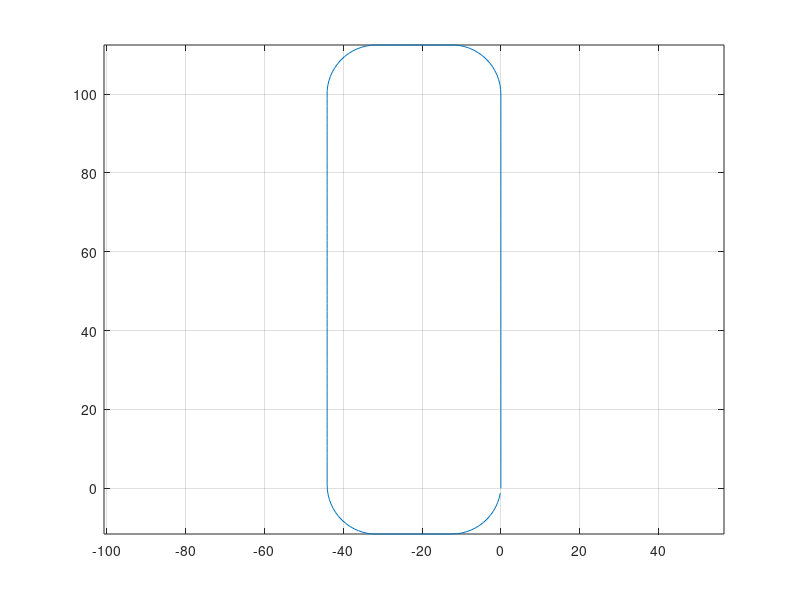

Here is the MATLAB script that generated this plot:
% generates a rounded rectangle as a test track for tracking control applications

l1 = 100; 
l2 = 20; 
lstep = 2; 
r = 12.5; 
phistep = 0.1; 
phi = phistep:phistep:(pi/2); 
b0 = 10; 

% build track snippets
trackparts{1} = [lstep:lstep:l1; zeros(1, l1/lstep)]; 
trackparts{2} = [lstep:lstep:l2; zeros(1, l2/lstep)]; 
trackparts{3} = [r*cos(phi+3/2*pi); r*sin(phi+3/2*pi)+r]; 

% order of track snippets
trackgenerator = [1, 3, 2, 3, 1, 3, 2, 3];
% rotation of track snippets
rotgenerator = [0, 0, pi/2, pi/2, pi, pi, 3*pi/2, 3*pi/2] + pi/2; 

% build up track 
x_m = 0; 
y_m = 0;
for i = 1:1:length(trackgenerator)
  R = [cos(rotgenerator(i)), -sin(rotgenerator(i));...
    sin(rotgenerator(i)), cos(rotgenerator(i))]; 
  % rotate track part to the right position 
  x_loc = R(1, :)*trackparts{trackgenerator(i)}; 
  y_loc = R(2, :)*trackparts{trackgenerator(i)};
  % transform trackpart origin to the last point
  x_m = [x_m, x_loc+x_m(end)]; 
  y_m = [y_m, y_loc+y_m(end)]; 
end
% generate width vector 
b_m = ones(1, length(x_m))*b0;

% write to csv
dlmwrite('roundedRectangle.csv', [x_m(1:end-1)',y_m(1:end-1)',b_m(1:end-1)'], ';'); 

figure; 
plot(x_m(1:end-1), y_m(1:end-1)); 
axis equal; 
grid on; 
